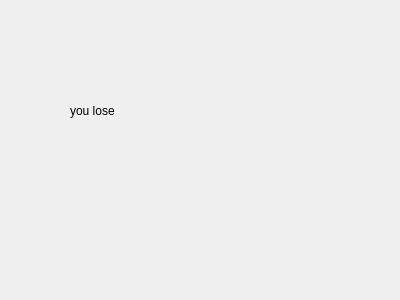
<?xml version="1.0" encoding="UTF-8"?>
<ui version="4.0">
 <class>Loserpage</class>
 <widget class="QDialog" name="Loserpage">
  <property name="geometry">
   <rect>
    <x>0</x>
    <y>0</y>
    <width>400</width>
    <height>300</height>
   </rect>
  </property>
  <property name="windowTitle">
   <string>Dialog</string>
  </property>
  <widget class="QLabel" name="label">
   <property name="geometry">
    <rect>
     <x>70</x>
     <y>50</y>
     <width>241</width>
     <height>121</height>
    </rect>
   </property>
   <property name="styleSheet">
    <string notr="true">font: 600 36pt &quot;Segoe UI Semibold&quot;;color:rgb(0, 0, 0);</string>
   </property>
   <property name="text">
    <string>you lose</string>
   </property>
  </widget>
 </widget>
 <resources/>
 <connections/>
</ui>
